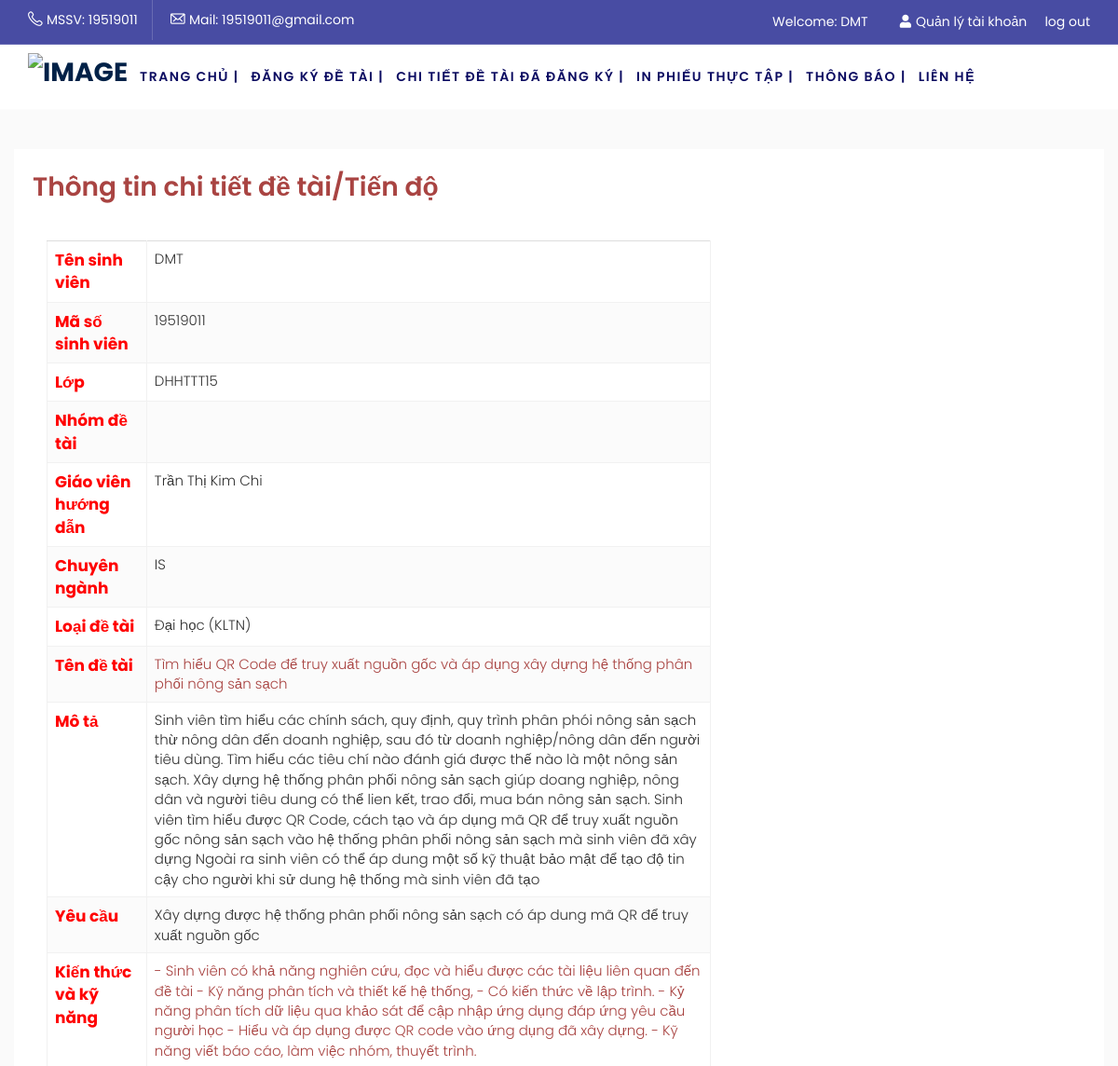
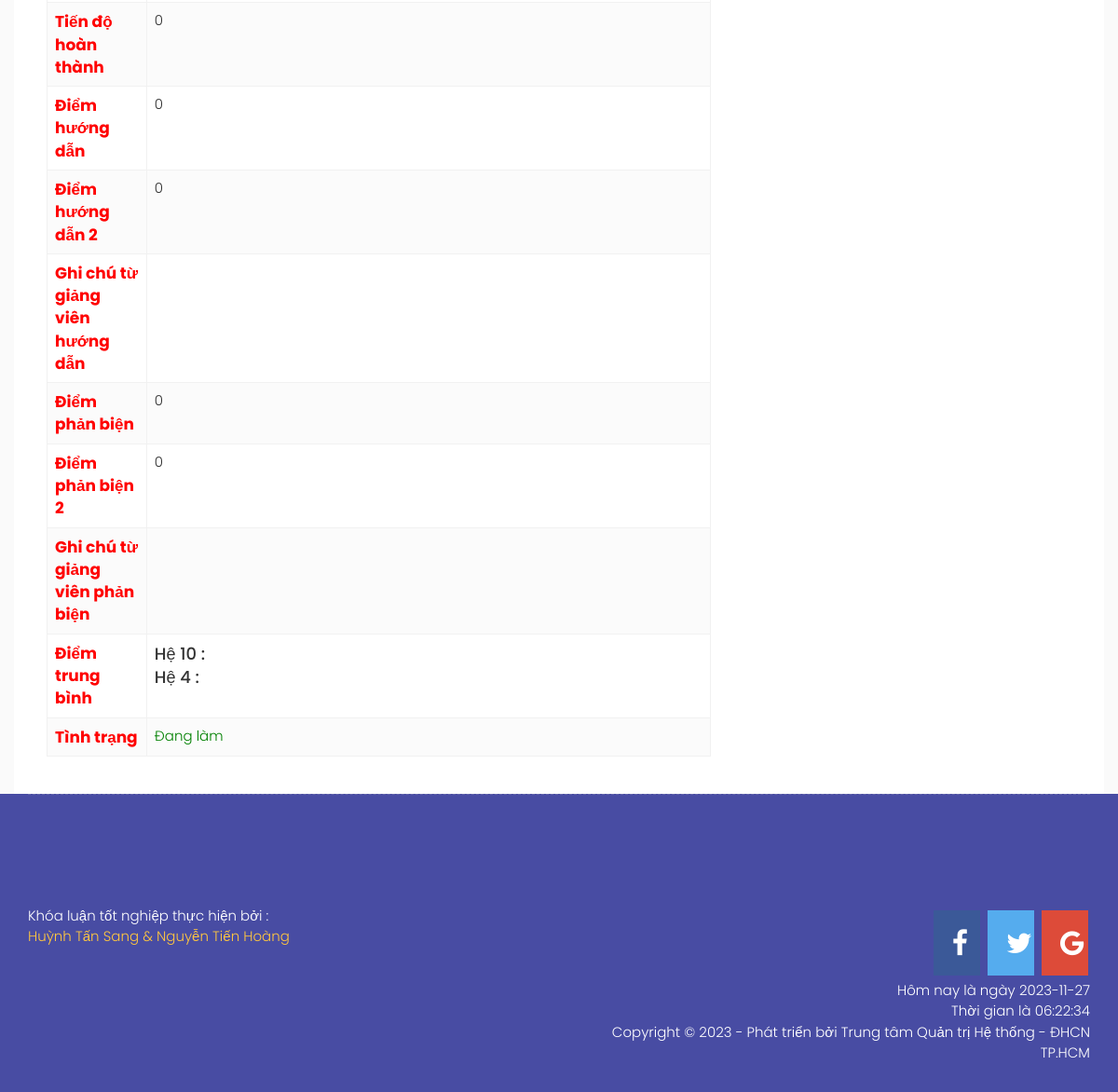
Screenshot of /index.php?option=u_registertopic&id=99 (signed in) with the database file from the repository (2 pictures, top to bottom).
### tables this page shows
CREATE TABLE `registertopic` (
  `ID` int(11) NOT NULL,
  `Name` varchar(200) DEFAULT NULL,
  `StudentID` varchar(200) DEFAULT NULL,
  `ClassRoom` varchar(200) DEFAULT NULL,
  `username` varchar(255) NOT NULL,
  `StudentName` varchar(200) DEFAULT NULL,
  `GroupName` varchar(200) DEFAULT NULL,
  `Process` int(11) DEFAULT NULL,
  `TopicType` varchar(200) DEFAULT NULL,
  `TopicName` varchar(200) DEFAULT NULL,
  `TeacherID` int(11) DEFAULT NULL,
  `TeacherName` varchar(200) DEFAULT NULL,
  `Subject` varchar(200) DEFAULT NULL,
  `Type` int(11) DEFAULT NULL,
  `Status` int(11) DEFAULT NULL,
  `GuidePoints` float DEFAULT NULL,
  `PointProcess` float DEFAULT NULL,
  `Commnet` varchar(500) DEFAULT NULL,
  `Commentcounter` varchar(255) DEFAULT NULL,
  `ThesisTopicID` int(11) DEFAULT NULL,
  `SupervisingTeacherID` int(11) DEFAULT NULL,
  `SupervisingTeacherID2` int(11) NOT NULL,
  `GuidePoints2` float NOT NULL,
  `PointProcess2` float NOT NULL
);

CREATE TABLE `thesistopic` (
  `ID` int(11) NOT NULL,
  `Name` varchar(1000) DEFAULT NULL,
  `Instructors` varchar(200) DEFAULT NULL,
  `InstructorsID` int(11) DEFAULT NULL,
  `Subject` varchar(220) DEFAULT NULL,
  `SubjectID` int(11) DEFAULT NULL,
  `ThesisTopicType` varchar(220) DEFAULT NULL,
  `Description` varchar(1000) DEFAULT NULL,
  `Requirement` varchar(1000) NOT NULL,
  `SkillKnowledge` varchar(1000) NOT NULL,
  `ThesisTopicTypeID` int(11) DEFAULT NULL,
  `Status` int(11) DEFAULT NULL,
  `SupervisingTeacher` varchar(220) DEFAULT NULL,
  `SupervisingTeacherID` int(11) DEFAULT NULL
);

### system/load.php (called while the page is built, shortened)
<?php
function loadComponent($page=true)
{
	$pathView='views/';
	if($page==true)
	{
		$pathView.='pages/';
		if(isset($_REQUEST['option']))
		{
			$pathView.=$_REQUEST['option'];
			if($_REQUEST['option']=='cart')
			{
				if(isset($_REQUEST['cat']))
				{
					$pathView.='-'.$_REQUEST['cat'].'.php';
				}
				else
				{
					$pathView.='.php';
				}
			}
			else
			{
				if(isset($_REQUEST['id']))
				{
					$pathView.='-detail.php';
				}
			}
		}
		else
		{
			$pathView.='home.php';
		}
	}
	require_once($pathView);
}
function loadModel($name)
{
	$model = ucfirst(strtolower($name));
	$pathView ='models/'.$model.'.php';
	return new $model;
}
?>

### index.php (called while the page is built, shortened)
<?php
require_once('system/Database.php');
require_once('system/load.php');
loadComponent();
 ?>

### system/Database.php (called while the page is built, shortened)
<?php
 class Database extends config
 {
 	function __construct()
 	{
 		$this->conn = mysqli_connect($this->DB_SERVER,$this->DB_USERNAME,$this->DB_PASSWORD,$this->DB_NAME);
 		mysqli_set_charset($this->conn,"utf8");
 	}
 	function TableName($name)
 	{
 		return $this->dbprefix.$name;
 	}
 	function QueryOne($sql)
 	{
 		$result=mysqli_query($this->conn,$sql);
 		$row=mysqli_fetch_assoc($result);
 		return $row;
 	}
 }
  ?>

### models/U_registertopic.php (called while the page is built, shortened)
<?php
class u_registertopic extends Database
{
	function __construct()
	{
		$this->table = $this->TableName('registertopic');
	}
	function registertopic_rowid($id)
	{
		$sql="SELECT * FROM $this->table
		WHERE ID='$id'";
		return $this->QueryOne($sql);
	}
}
?>

### models/User.php (called while the page is built, shortened)
<?php
class User extends Database
{
	function __construct()
	{
		$this->table = $this->tablename('user');
	}
function list_user_cuss($id)
	{
		$sql="SELECT * FROM $this->table WHERE status='1' AND access='6' AND ID = '$id'";
		return $this->QueryOne($sql);
	}
}

### models/Evaluation.php (called while the page is built, shortened)
<?php
class evaluation extends Database
{
	function __construct()
	{
	    $this->table = $this->TableName('evaluation_student');
    }
    function get_by_registertopic($registertopicID){
        $sql = "SELECT * from $this->table where $this->table.registertopicID = $registertopicID";
        return $this->QueryOne($sql);
    }
}
?>

### models/U_thesistopic.php (called while the page is built, shortened)
<?php
class u_thesistopic extends Database
{
	function __construct()
	{
		$this->table = $this->tablename('thesistopic');
	}
	function thesistopic_rowid($id)
	{
		$sql="SELECT * FROM $this->table
		WHERE id='$id'";
		return $this->QueryOne($sql);
	}
}
?>

### views/pages/u_registertopic-detail.php (the view, shortened to what this page needs)
<?php
require_once('views/header.php');
require_once ('system/load.php');
require_once ('system/Database.php');
require_once('views/header.php');
$id=$_REQUEST['id'];
$registertopic= loadModel('u_registertopic');
$row=$registertopic->registertopic_rowid($id);
$evaluation = loadModel("evaluation");
$eval_data = $evaluation->get_by_registertopic($id);
$id = $row['ThesisTopicID'];
$thesisTopic=loadModel('u_thesistopic');
$rowthesisTopic=$thesisTopic->thesistopic_rowid($id);
$user = loadModel('user');
$rowUser = $user->list_user_cuss($id);
?>
<section class="booking">
	<div class="container bg-white" style="padding:20px;">
		<div class="row">
			<div class="col-md-8">
				<div class="booking-confirmed booking-outer">
					<div class="confirmation-title">
						<div class="form-title form-title-1">
							<h2 class="text-danger">Thông tin chi tiết đề tài/Tiến độ</h2>
						</div>
						<div class="payment-info detail">
							<div class="row">
								<div class="col-md-12">
								</div>
							</div>
						</div>
						<div class="col-md-12">
							<table class="table" style="margin-top:20px;">
								<tbody>
									<tr>
										<td class="title">Tên sinh viên</td>
										<td><?php echo $row['StudentName'] ?></td>
									</tr>
									<tr>
										<td class="title">Mã số sinh viên</td>
										<td><?php echo $row['username'] ?></td>
									</tr>
									<tr>
										<td class="title">Lớp</td>
										<td><?php echo $row['ClassRoom'] ?></td>
									</tr>
									<tr>
										<td class="title">Nhóm đề tài</td>
										<td><?php echo $row['GroupName']  ?></td>
									</tr>
									<tr>
										<td class="title">Giáo viên hướng dẫn</td>
										<td><?php echo $row['TeacherName'] ?></td>
									</tr>
									<tr>
										<td class="title">Chuyên ngành</td>
										<td><?php echo $row['Subject'] ?></td>
									</tr>
									<tr>
										<td class="title">Loại đề tài</td>
										<td><?php echo $rowthesisTopic['ThesisTopicType'] ?></td>
									</tr>
									<tr>
										<td class="title">Tên đề tài</td>
										<td class="b-id text-danger"><?php echo $row['TopicName'] ?></td>
									</tr>
									<td class="title">Mô tả</td>
										<td><?php echo $rowthesisTopic['Description'] ?></td>
									<tr>
										<td class="title">Yêu cầu</td>
										<td><?php echo $rowthesisTopic['Requirement'] ?></td>
									</tr>
									<tr>
										<td class="title">Kiến thức và kỹ năng</td>
										<td class="b-id text-danger"><?php echo $rowthesisTopic['SkillKnowledge'] ?></td>
									</tr>
									<tr>
										<td class="title">Tiến độ hoàn thành</td>
										<td><?php echo $row['Process'] ?></td>
									</tr>
									<tr>
										<td class="title">Điểm hướng dẫn</td>
										<td><?php echo $row['GuidePoints'] ?></td>
									</tr>
									<tr>
										<td class="title">Điểm hướng dẫn 2</td>
										<td><?php echo $row['GuidePoints2'] ?></td>
									</tr>
									<tr>
										<td class="title">Ghi chú từ giảng viên hướng dẫn</td>
										<td><?php echo $row['Commnet'] ?></td>
									</tr>
									<tr>
										<td class="title">Điểm phản biện</td>
										<td><?php echo $row['PointProcess'] ?></td>
									</tr>
									<tr>
										<td class="title">Điểm phản biện 2</td>
										<td><?php echo $row['PointProcess2'] ?></td>
									</tr>
									<tr>
										<td class="title">Ghi chú từ giảng viên phản biện</td>
										<td><?php echo $row['Commentcounter'] ?></td>
									</tr>
									<tr>
										<td class="title">Điểm trung bình</td>
										<td class="h4">Hệ 10 : <?php echo $eval_data['base10'] ?> <br>Hệ 4 : <?php echo $eval_data['base4'] ?> </td>
									</tr>
									<tr>
										<td class="title">Tình trạng</td>
										<td style="color: green;">Đang làm</td>
									</tr>
								</tbody>
							</table>
						</div>
					</div>
				</div>
			</section>
			<?php require_once('views/footer.php');  ?>

### public/Client/css/flight.css (style rules this page uses)
* { margin: 0; padding: 0; border: 0; outline: 0; font-size: 100%; background: transparent; box-sizing: border-box; }
header, nav, section, article, aside, footer { display: block; }
* { margin: 0; padding: 0; }
body { margin: 0; padding: 0; font-size: 15px; background:#fff; font-family: 'Poppins', sans-serif; line-height: 1.5; color: #333; font-weight: 300; }
h1,h2,h3,h4,h5,h6 { font-weight: 600; margin-bottom: 15px; color: #444444; margin-top: 0; line-height: 1.5; font-family: 'Poppins', sans-serif; }
h2 { font-size: 28px; }
section { padding: 80px 0 0px; }
table { border-collapse: collapse; width: 100%; }
td, th { border: 1px solid #f1f1f1; text-align: left; padding:15px 10px; }
tr:nth-child(even) { background-color: #fbfbfb; }
.bg-white { background: #fff!important; }

### views/pages/u_registertopic-detail.php (style rules this page uses)
.title { font-size: 17px; font-weight: bold; padding-right: 50px; color: #ff0000; }

### rows the page displays
registertopic: StudentName "DMT", username "19519011", ClassRoom "DHHTTT15", TeacherName "Trần Thị Kim Chi", Subject "IS", TopicName "Tìm hiểu QR Code để truy xuất nguồn gốc và áp dụng xây dựng hệ thống phân phối nông sản sạch", Process "0", GuidePoints "0", GuidePoints2 "0", PointProcess "0", PointProcess2 "0"
thesistopic: ThesisTopicType "Đại học (KLTN)", Description "Sinh viên tìm hiểu các chính sách, quy định, quy trình phân phói nông sản sạch thừ nông dân đến doanh nghiệp, sau đó từ doanh nghiệp/nông dân đến người tiêu dùng. Tìm hiểu các tiêu chí nào đánh giá được thế nào là một nông sản sạch. Xây dựng hệ thống phân phối nông sản sạch giúp doang nghiệp, nông dân và người tiêu dung có thể lien kết, trao đổi, mua bán nông sản sạch. Sinh viên tìm hiểu được QR Code, cách tạo và áp dụng mã QR để truy xuất nguồn gốc nông sản sạch vào hệ thống phân phối nông sản sạch mà sinh viên đã xây dựng Ngoài ra sinh viên có thể áp dung một số kỹ thuật bảo mật để tạo độ tin cậy cho người khi sử dung hệ thống mà sinh viên đã tạo", Requirement "Xây dựng được hệ thống phân phối nông sản sạch có áp dung mã QR để truy xuất nguồn gốc", SkillKnowledge "- Sinh viên có khả năng nghiên cứu, đọc và hiểu được các tài liệu liên quan đến đề tài - Kỹ năng phân tích và thiết kế hệ thống, - Có kiến thức về lập trình. - Kỷ năng phân tích dữ liệu qua khảo sát để cập nhập ứng dụng đáp ứng yêu cầu người học - Hiểu và áp dụng được QR code vào ứng dụng đã xây dựng. - Kỹ năng viết báo cáo, làm việc nhóm, thuyết trình."

### other values shown
$_SESSION['customer_username'] "19519011"
$_SESSION['customer_email'] "19519011@gmail.com"
$_SESSION['customer_fullname'] "DMT"
